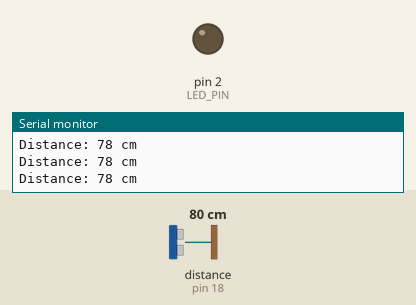
Bench run of a sketch on a simulated Arduino Uno, built with avr-gcc and run on an emulated ATmega328P. On the bench: output pins drawn as LEDs (lit = HIGH), the last lines printed to the serial monitor. Wiring (inferred from the names in the program): ultrasonic range finder: trigger pin 19; echo pin 18. Inputs (shaded band) come from the test bench; at power-on: distance to the obstacle (sensor on pin 18) 80 cm. The echo pulse lasts 58.3 µs per cm; pins used as bus, display or sensor lines are not drawn.

Above: at 1.3 s.
1.4 s: distance to the obstacle (sensor on pin 18) set to 22 cm
2.9 s: distance to the obstacle (sensor on pin 18) set to 18 cm
At 4.2 s:
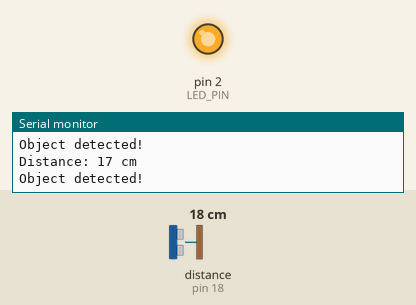
4.5 s: distance to the obstacle (sensor on pin 18) set to 35 cm
At 5.7 s:
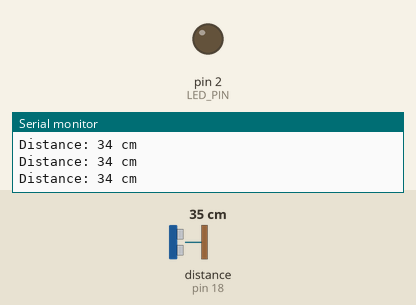
6.0 s: distance to the obstacle (sensor on pin 18) set to 2 cm
At 7.3 s:
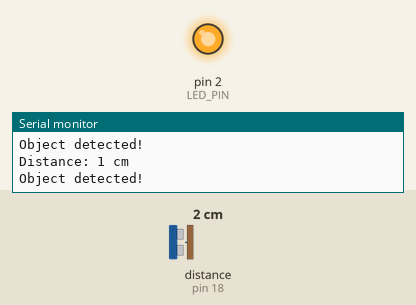
Timing chart, 0 to 8.5 s (numbered marks = the images above; inputs shaded):
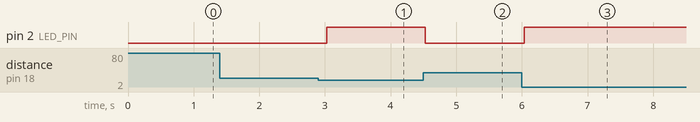

Measured:
- the behaviour switches between 21 and 20 cm on distance to the obstacle (sensor on pin 18) (found by bisection; images 0 and 1)
- after the input at 2.9 s, pin 2 (LED_PIN): LOW → HIGH after 0.12 s
- after the input at 4.5 s, pin 2 (LED_PIN): HIGH → LOW at once
- after the input at 6.0 s, pin 2 (LED_PIN): LOW → HIGH at once

The sketch:

objdt.ino
```cpp
#define TRIG_PIN 19   // Trigger pin of ultrasonic sensor
#define ECHO_PIN 18   // Echo pin of ultrasonic sensor
#define LED_PIN 2     // Optional: onboard LED for indication

void setup() {
  Serial.begin(115200);
  pinMode(TRIG_PIN, OUTPUT);
  pinMode(ECHO_PIN, INPUT);
  pinMode(LED_PIN, OUTPUT);
}

long getDistance() {
  // Clear the trigger
  digitalWrite(TRIG_PIN, LOW);
  delayMicroseconds(2);

  // Send a 10us pulse to trigger
  digitalWrite(TRIG_PIN, HIGH);
  delayMicroseconds(10);
  digitalWrite(TRIG_PIN, LOW);

  // Read echo pulse duration
  long duration = pulseIn(ECHO_PIN, HIGH);

  // Convert duration to distance (cm)
  long distance = duration * 0.034 / 2;
  return distance;
}

void loop() {
  long distance = getDistance();
  Serial.print("Distance: ");
  Serial.print(distance);
  Serial.println(" cm");

  if (distance > 0 && distance < 20) {
    Serial.println("Object detected!");
    digitalWrite(LED_PIN, HIGH);  // Turn LED ON
  } else {
    digitalWrite(LED_PIN, LOW);   // Turn LED OFF
  }

  delay(500);
}
```
